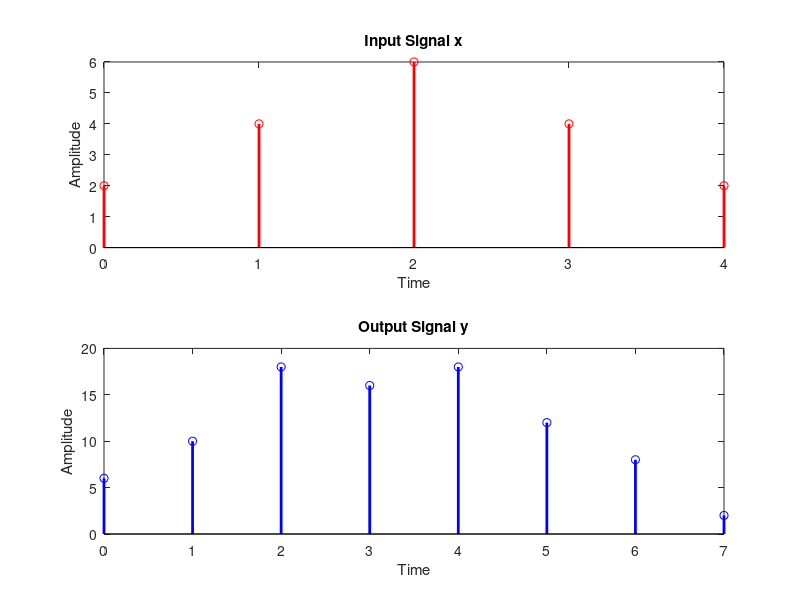

Source code (MATLAB):
% Define the input signals
x = [2, 4, 6, 4, 2];
h = [3, -1, 2, 1];

% Convolve the signals
y = conv(x, h);

% Plot the input signal
subplot(2,1,1);
stem(0:length(x)-1, x, 'r', 'LineWidth', 2);
title('Input Signal x');
xlabel('Time');
ylabel('Amplitude');

% Plot the output signal
subplot(2,1,2);
stem(0:length(y)-1, y, 'b', 'LineWidth', 2);
title('Output Signal y');
xlabel('Time');
ylabel('Amplitude');
